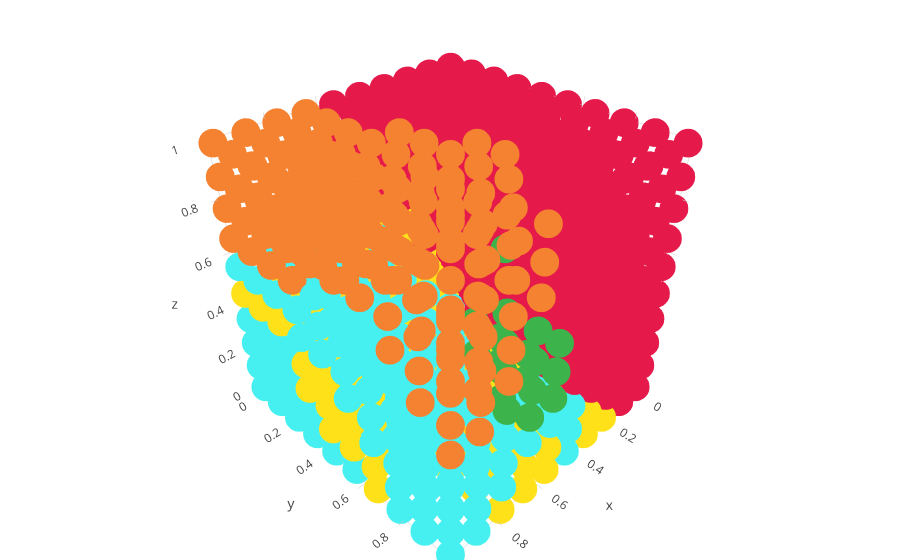

The notebook cell this image was saved under:
### Code cell
organize(nodes=nodes,pixels=pixelsBuf,p1=0.07,p2=0.3,pixeldistMetric='euclidean',nodedistMetric='euclidean')

### Figure 1 — Plotly figure (JSON) as saved in the notebook; plotly's stock layout.template omitted (floating-point values rounded to 4 significant figures; data arrays with more than 128 entries replaced by an {"elided": "..."} marker saying what was removed)
{"data": [{"marker": {"color": {"elided": "1000 str values"}, "size": 10, "symbol": "circle"}, "mode": "markers", "type": "scatter3d", "x": {"elided": "1000 float values"}, "y": {"elided": "1000 float values"}, "z": {"elided": "1000 float values"}}], "layout": {"margin": {"b": 0, "l": 0, "r": 0, "t": 0}}}
